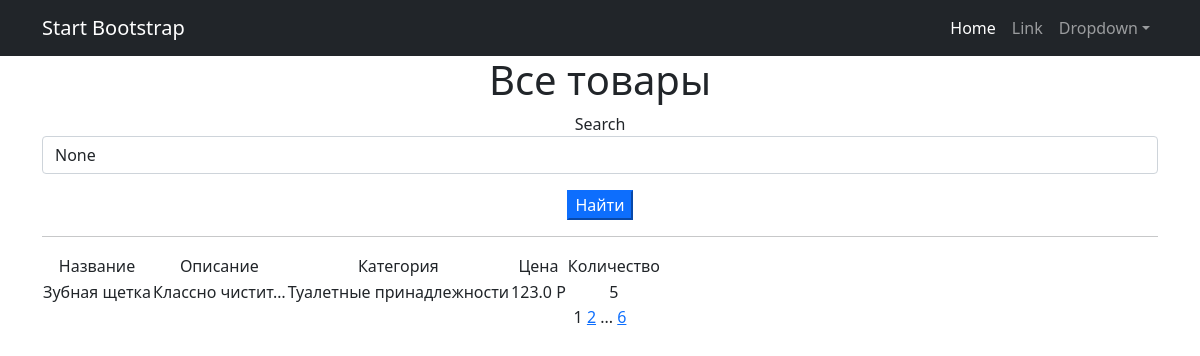
Screenshot of /products/ with the database file from the repository.
### simpleapp/models.py (models this page shows, shortened)
class Product(models.Model):
    name = models.CharField(
        max_length=50,
        unique=True,  # названия товаров не должны повторяться
    )
    description = models.TextField()
    quantity = models.IntegerField(
        validators=[MinValueValidator(0)],
    )
    category = models.ForeignKey(
        to='Category',
        on_delete=models.CASCADE,
        related_name='products',  # все продукты в категории будут доступны через поле products
    )
    price = models.FloatField(
        validators=[MinValueValidator(0.0)],
    )

class Category(models.Model):
    name = models.CharField(max_length=100, unique=True)

### simpleapp/views.py (the view)
# urls.py: path('', ProductsList.as_view(),name='product_list'),
class ProductsList(ListView):
    model = Product
    ordering = 'name'
    template_name = 'products.html'
    context_object_name = 'products'
    paginate_by = 1
    def get_queryset(self):
        queryset = super().get_queryset()
        self.filterset = ProductFilter(self.request.GET, queryset)
        return self.filterset.qs
    def get_context_data(self, **kwargs):
        context = super().get_context_data(**kwargs)
        context['time_now'] = datetime.utcnow()
        context['next_sale'] = 'Распродажа в среду'
        context['filterset'] = self.filterset
        return context

### simpleapp/templatetags/custom_filters.py (called while the page is built)
@register.filter()
def currency(value, code='rub'):
   postfix = CURRENCIES_SYMBOLS[code]
   return f'{value} {postfix}'

### simpleapp/templatetags/custom_tags.py (called while the page is built)
@register.simple_tag(takes_context=True)
def url_replace(context, **kwargs):
   d = context['request'].GET.copy()
   for k, v in kwargs.items():
       d[k] = v
   return d.urlencode()

### templates/products.html (shortened to what this page needs)
{% extends 'flatpages/default.html' %}
{% load custom_filters %}
{% load custom_tags %}
{% block content %}
   <h1>Все товары</h1>
<form action="" method="get" >
    <label for="{{ filterset.form.name__icontains.id_for_label }}">Search</label>
    <input
        id="{{ filterset.form.name__icontains.id }}"
        name="{{ filterset.form.name__icontains.name }}"
        value="{{ filterset.form.name__icontains.value }}"
        class="form-control"
    >
    <input type="submit" class="mt-3 btn-primary" value="Найти" />
</form>
   <hr>
   {% if products %}
       <table>
           <tr>
               <td>Название</td>
               <td>Описание</td>
               <td>Категория</td>
               <td>Цена</td>
               <td>Количество</td>
           </tr>
           {% for product in products %}
           <tr>
               <td>{{ product.name }}</td>
               <td>{{ product.description|truncatechars:15 }}</td>
               <td>{{ product.category.name }}</td>
               <td>{{ product.price|currency }}</td>
               <td>{{ product.quantity }}</td>
           </tr>
           {% endfor %}
       </table>
   {% else %}
       <h2>Товаров нет!</h2>
   {% endif %}
   {{ page_obj.number }}
   {% if page_obj.has_next %}
       <a href="?{% url_replace page=page_obj.next_page_number %}">{{ page_obj.next_page_number }}</a>
       {% if paginator.num_pages != page_obj.next_page_number %}
           ...
           <a href="?{% url_replace page=page_obj.paginator.num_pages %}">{{ page_obj.paginator.num_pages }}</a>
       {% endif %}
   {% endif %}
{% endblock content %}

### templates/flatpages/default.html (shortened to what this page needs)
<!DOCTYPE html>
<html lang="en">
    <head>
        {% load static %}
        <link href="{% static 'css/styles.css' %}" rel="stylesheet" />
    </head>
    <body>
        <nav class="navbar navbar-expand-lg navbar-dark bg-dark">
            <div class="container">
                <a class="navbar-brand" href="#">Start Bootstrap</a>
                <div class="collapse navbar-collapse" id="navbarSupportedContent">
                    <ul class="navbar-nav ms-auto mb-2 mb-lg-0">
                        <li class="nav-item"><a class="nav-link active" aria-current="page" href="#">Home</a></li>
                        <li class="nav-item"><a class="nav-link" href="#">Link</a></li>
                        <li class="nav-item dropdown">
                            <a class="nav-link dropdown-toggle" id="navbarDropdown" href="#" role="button" data-bs-toggle="dropdown" aria-expanded="false">Dropdown</a>
                        </li>
                    </ul>
                </div>
            </div>
        </nav>
<div class="container">
   <div class="row">
       <div class="col-lg-12 text-center">
           {% block content %}{% endblock content %}
       </div>
   </div>
</div>
    </body>
</html>

### rows the page displays
Product: name "Зубная щетка", description "Классно чистит…", category.name "Туалетные принадлежности", price "123.0 Р", quantity "5"

### other values shown
{{ page_obj.number }} "1"
{{ page_obj.next_page_number }} "2"
{{ page_obj.paginator.num_pages }} "6"
